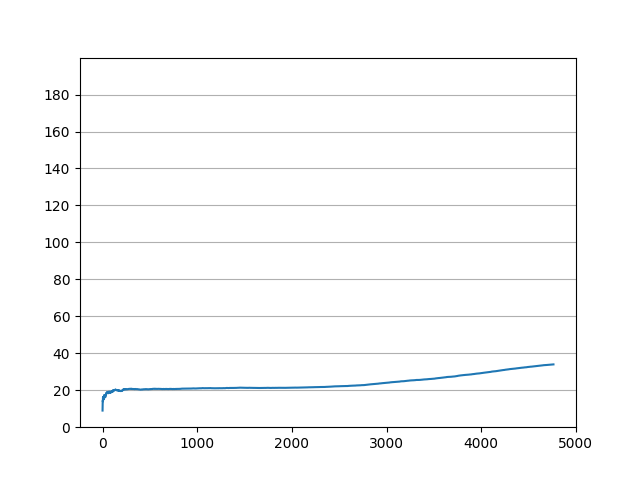

Here is the Python script that generated this plot:
import gymnasium as gym
from collections import namedtuple
from pathlib import Path

import numpy as np
import jax.numpy as jnp
from flax import nnx
import optax
import orbax.checkpoint as ocp

from tensorflow_probability.substrates.jax.distributions import Categorical
import matplotlib.pyplot as plt
from scipy.signal import lfilter


ReplayBuffer = namedtuple(
    "ReplayBuffer",
    "observations actions rewards values step_returns advantages",
)
ExperienceBatch = namedtuple("ExperienceBatch", "obs act ret adv")


class ACBuffer(ReplayBuffer):
    def store_step(self, obs, act, rew, val):
        self.observations.append(obs)
        self.actions.append(act)
        self.rewards.append(rew)
        self.values.append(val)

    def wrapup_episode(self, eoe_value, episode_len, discount=0.99, compromise=0.97):
        """
        Process raw data after an episode, calculate returns-to-go and GAE advantage estimations.
        Args:
            eoe_value: end of episode value estimation.
            episode_len: number of steps in the just-finished episode.
            discount (gamma): price of a reward in future will be penalized at present.
            compromise (lambda): balance variance and bias of advantage estimation.
                GAE(gamma, lambda=0): r_t + gamma V(s_{t+1}) - V(s_t), high bias low variance
                GAE(gamma, lambda=1): sum_{l=0}^{infty} gamma^l r+{t+1} - V(s_t), low bias high variance
        """
        next_vals = self.values[-episode_len + 1 :]
        next_vals.append(eoe_value)
        nv_arr = jnp.array(next_vals)
        r_arr = jnp.array(self.rewards[-episode_len:])
        v_arr = jnp.array(self.values[-episode_len:])
        # GAE-Lambda advantage
        td_errs = r_arr + discount * nv_arr - v_arr  # r_t + gamma V(s_{t+1}) - V(s_t)
        gae_advs = jnp.flip(
            lfilter([1], [1, -discount * compromise], jnp.flip(td_errs)), axis=0
        )
        self.advantages.extend(gae_advs.tolist())
        # Discounted returns to-go
        rev_ep_rews = self.rewards[-episode_len:][::-1]  # reversed episodic rewards
        drtg = lfilter([1], [1, -discount], rev_ep_rews)[::-1]  # discounted return togo
        self.step_returns.extend(drtg.tolist())

    def extract_experience(self):
        observations_batch = jnp.array(self.observations)
        actions_batch = jnp.array(self.actions)
        # returns_batch = jnp.expand_dims(jnp.array(self.step_returns), axis=-1)
        # advantages_batch = jnp.expand_dims(jnp.array(self.advantages), axis=-1)
        returns_batch = jnp.array(self.step_returns)
        advantages_batch = jnp.array(self.advantages)

        experience_batch = ExperienceBatch(
            observations_batch, actions_batch, returns_batch, advantages_batch
        )

        return experience_batch


class PolicyNet(nnx.Module):
    """MLP Categorical actor"""

    def __init__(self, *, rngs: nnx.Rngs):
        self.linear1 = nnx.Linear(4, 128, rngs=rngs)
        self.linear2 = nnx.Linear(128, 128, rngs=rngs)
        self.linear3 = nnx.Linear(128, 2, rngs=rngs)

    def __call__(self, x):
        x = nnx.relu(self.linear1(x))  # 1st layer
        x = nnx.relu(self.linear2(x))  # 1st layer
        y = self.linear3(x)  # 1st layer
        log_prob = nnx.log_softmax(y)  # log(pi(a|s))
        pi = Categorical(logits=log_prob)

        return pi


class ValueNet(nnx.Module):
    """MLP critic"""

    def __init__(self, *, rngs: nnx.Rngs):
        self.linear1 = nnx.Linear(4, 128, rngs=rngs)
        self.linear2 = nnx.Linear(128, 128, rngs=rngs)
        self.linear3 = nnx.Linear(128, 1, rngs=rngs)

    def __call__(self, x):
        x = nnx.relu(self.linear1(x))  # 1st layer
        x = nnx.relu(self.linear2(x))  # 1st layer
        v = self.linear3(x)  # 1st layer
        return v


@nnx.jit
def resolve_and_assess(rngs: nnx.Rngs, actor, critic: Critic, obs: np.ndarray):
    pi = actor(obs)
    act = pi.sample(seed=rngs)
    val = critic(obs)

    return act.squeeze(), val.squeeze()


@nnx.jit
def objective_fn(actor: PolicyNet, experience_batch: ExperienceBatch):
    policies = actor(experience_batch.obs)
    log_pi_as = policies.log_prob(experience_batch.act)
    objectives = experience_batch.adv * log_pi_as  # expected return

    return -objectives.mean()


@nnx.jit
def loss_fn(critic: ValueNet, experience_batch: ExperienceBatch):
    vals = critic(experience_batch.obs)
    v_loss = (vals - experience_batch.ret) ** 2

    return v_loss.mean()


@nnx.jit
def update_actor_params(actor, optimizer, experience_batch):
    grad_fn = nnx.value_and_grad(objective_fn)
    objective, grads = grad_fn(actor, experience_batch)
    optimizer.update(grads)  # In-place updates.


@nnx.jit
def update_critic_params(critic, optimizer, experience_batch):
    grad_fn = nnx.value_and_grad(loss_fn)
    v_loss, grads = grad_fn(critic, experience_batch)
    optimizer.update(grads)  # In-place updates.


# SETUP
env = gym.make("CartPole-v1", render_mode="rgb_array")
rngs = nnx.Rngs(25)
buffer = ACBuffer([], [], [], [], [], [])
actor = PolicyNet(rngs=rngs)
critic = ValueNet(rngs=rngs)
nnx.display(actor)
nnx.display(critic)
optimizer_actor = nnx.Optimizer(actor, optax.adamw(3e-4))
optimizer_critic = nnx.Optimizer(actor, optax.adamw(1e-4))
journal = {
    "episode_idx": 0,
    "step_idx": 0,
    "episode_len": [0],
    "deposit_return": [0.0],
    "averaged_return": [],
}
last_obs, info = env.reset()

for e in range(64):
    for st in range(6 * env.spec.max_episode_steps):
        act, last_val = resolve_and_assess(rngs, actor, critic, last_obs)
        next_obs, rew, term, trunc, info = env.step(np.array(act))
        buffer.store_step(last_obs, act, rew, last_val)
        # TODO: update journal in a util function
        journal["step_idx"] += 1
        journal["episode_len"][-1] += 1
        journal["deposit_return"][-1] += rew
        last_obs = next_obs.copy()
        if term or trunc:
            if trunc:
                eoe_val = jnp.squeeze(critic(last_obs))
            else:
                eoe_val = jnp.zeros(shape=())
            buffer.wrapup_episode(eoe_val, journal["episode_len"][-1])
            # Episode statistics
            journal["episode_idx"] += 1
            journal["averaged_return"].append(
                sum(journal["deposit_return"]) / len(journal["deposit_return"])
            )
            # TODO: need a logger
            print(
                f"---\nepisode: {journal['episode_idx']}, length: {journal['episode_len'][-1]}, return: {journal['deposit_return'][-1]}\n---\n"
            )
            # Reset episode
            last_obs, _ = env.reset()
            journal["episode_len"].append(0)
            journal["deposit_return"].append(0.0)
            if st > 5 * env.spec.max_episode_steps:
                break
    # Epoch statistics
    print(
        f"===\nepoch {e + 1} \n\ttotal steps: {journal['step_idx']}\n\taveraged return: {journal['averaged_return'][-1]}\n==="
    )
    exp_batch = buffer.extract_experience()
    update_actor_params(actor, optimizer_actor, exp_batch)
    for _ in range(50):
        update_critic_params(critic, optimizer_critic, exp_batch)
    buffer = ACBuffer([], [], [], [], [], [])

plt.plot(journal["averaged_return"])
plt.ylim(0, 200)
plt.yticks(np.arange(0, 200, 20))
plt.grid(visible=True, axis="y")
plt.savefig(Path(__file__).parent.joinpath("vac.png"))


# VALIDATION
input("Press any key to evaluate agent")
env = gym.make("CartPole-v1", render_mode="human")
last_obs, _ = env.reset()
episode_return = 0.0
term, trunc = False, False
for _ in range(env.spec.max_episode_steps):
    act, val = resolve_and_assess(rngs, actor, critic, last_obs)
    next_obs, rew, term, trunc, _ = env.step(np.array(act.squeeze()))
    episode_return += rew
    last_obs = next_obs
    if term or trunc:
        print(f"\n---return: {episode_return}---\n")
        break
